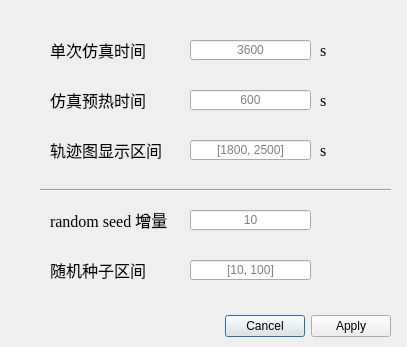
<?xml version="1.0" encoding="UTF-8"?>
<ui version="4.0">
 <class>SimData</class>
 <widget class="QDialog" name="SimData">
  <property name="geometry">
   <rect>
    <x>0</x>
    <y>0</y>
    <width>407</width>
    <height>347</height>
   </rect>
  </property>
  <property name="windowTitle">
   <string>仿真数据</string>
  </property>
  <property name="windowIcon">
   <iconset>
    <normaloff>icon_sub/simdata.png</normaloff>icon_sub/simdata.png</iconset>
  </property>
  <widget class="QDialogButtonBox" name="buttonBox_BaseDataCtro">
   <property name="geometry">
    <rect>
     <x>220</x>
     <y>310</y>
     <width>171</width>
     <height>32</height>
    </rect>
   </property>
   <property name="orientation">
    <enum>Qt::Horizontal</enum>
   </property>
   <property name="standardButtons">
    <set>QDialogButtonBox::Apply|QDialogButtonBox::Cancel</set>
   </property>
  </widget>
  <widget class="QLabel" name="label_Seedinterval">
   <property name="geometry">
    <rect>
     <x>50</x>
     <y>260</y>
     <width>101</width>
     <height>20</height>
    </rect>
   </property>
   <property name="font">
    <font>
     <family>宋体</family>
     <pointsize>12</pointsize>
    </font>
   </property>
   <property name="text">
    <string>随机种子区间</string>
   </property>
  </widget>
  <widget class="QLineEdit" name="lineEdit_Seedinterval">
   <property name="geometry">
    <rect>
     <x>190</x>
     <y>260</y>
     <width>121</width>
     <height>20</height>
    </rect>
   </property>
   <property name="inputMask">
    <string/>
   </property>
   <property name="text">
    <string/>
   </property>
   <property name="alignment">
    <set>Qt::AlignCenter</set>
   </property>
   <property name="dragEnabled">
    <bool>false</bool>
   </property>
   <property name="placeholderText">
    <string>[10, 100]</string>
   </property>
  </widget>
  <widget class="QLineEdit" name="lineEdit_Dertaseed">
   <property name="geometry">
    <rect>
     <x>190</x>
     <y>210</y>
     <width>121</width>
     <height>20</height>
    </rect>
   </property>
   <property name="inputMask">
    <string/>
   </property>
   <property name="text">
    <string/>
   </property>
   <property name="alignment">
    <set>Qt::AlignCenter</set>
   </property>
   <property name="dragEnabled">
    <bool>false</bool>
   </property>
   <property name="placeholderText">
    <string>10</string>
   </property>
  </widget>
  <widget class="QLabel" name="label_Dertaseed">
   <property name="geometry">
    <rect>
     <x>50</x>
     <y>210</y>
     <width>121</width>
     <height>20</height>
    </rect>
   </property>
   <property name="font">
    <font>
     <family>Times New Roman</family>
     <pointsize>12</pointsize>
    </font>
   </property>
   <property name="text">
    <string>random seed 增量</string>
   </property>
  </widget>
  <widget class="Line" name="line_4">
   <property name="geometry">
    <rect>
     <x>40</x>
     <y>180</y>
     <width>351</width>
     <height>20</height>
    </rect>
   </property>
   <property name="orientation">
    <enum>Qt::Horizontal</enum>
   </property>
  </widget>
  <widget class="QLabel" name="label_Bottime">
   <property name="geometry">
    <rect>
     <x>50</x>
     <y>90</y>
     <width>101</width>
     <height>20</height>
    </rect>
   </property>
   <property name="font">
    <font>
     <family>宋体</family>
     <pointsize>12</pointsize>
    </font>
   </property>
   <property name="text">
    <string>仿真预热时间</string>
   </property>
  </widget>
  <widget class="QLineEdit" name="lineEdit_Bottime">
   <property name="geometry">
    <rect>
     <x>190</x>
     <y>90</y>
     <width>121</width>
     <height>20</height>
    </rect>
   </property>
   <property name="inputMask">
    <string/>
   </property>
   <property name="text">
    <string/>
   </property>
   <property name="alignment">
    <set>Qt::AlignCenter</set>
   </property>
   <property name="dragEnabled">
    <bool>false</bool>
   </property>
   <property name="placeholderText">
    <string>600</string>
   </property>
  </widget>
  <widget class="QLabel" name="label_Simperiod">
   <property name="geometry">
    <rect>
     <x>50</x>
     <y>40</y>
     <width>101</width>
     <height>20</height>
    </rect>
   </property>
   <property name="font">
    <font>
     <family>宋体</family>
     <pointsize>12</pointsize>
    </font>
   </property>
   <property name="text">
    <string>单次仿真时间</string>
   </property>
  </widget>
  <widget class="QLabel" name="label_limspeedunint_3">
   <property name="geometry">
    <rect>
     <x>320</x>
     <y>90</y>
     <width>70</width>
     <height>20</height>
    </rect>
   </property>
   <property name="font">
    <font>
     <family>Times New Roman</family>
     <pointsize>12</pointsize>
    </font>
   </property>
   <property name="text">
    <string>s</string>
   </property>
  </widget>
  <widget class="QLineEdit" name="lineEdit_Simperiod">
   <property name="geometry">
    <rect>
     <x>190</x>
     <y>40</y>
     <width>121</width>
     <height>20</height>
    </rect>
   </property>
   <property name="inputMask">
    <string/>
   </property>
   <property name="text">
    <string/>
   </property>
   <property name="alignment">
    <set>Qt::AlignCenter</set>
   </property>
   <property name="dragEnabled">
    <bool>false</bool>
   </property>
   <property name="placeholderText">
    <string>3600</string>
   </property>
  </widget>
  <widget class="QLabel" name="label_greenspeedunint_2">
   <property name="geometry">
    <rect>
     <x>320</x>
     <y>40</y>
     <width>70</width>
     <height>20</height>
    </rect>
   </property>
   <property name="font">
    <font>
     <family>Times New Roman</family>
     <pointsize>12</pointsize>
    </font>
   </property>
   <property name="text">
    <string>s</string>
   </property>
  </widget>
  <widget class="QLabel" name="label__trishowunint">
   <property name="geometry">
    <rect>
     <x>320</x>
     <y>140</y>
     <width>70</width>
     <height>20</height>
    </rect>
   </property>
   <property name="font">
    <font>
     <family>Times New Roman</family>
     <pointsize>12</pointsize>
    </font>
   </property>
   <property name="text">
    <string>s</string>
   </property>
  </widget>
  <widget class="QLineEdit" name="lineEdit_trishowinput">
   <property name="geometry">
    <rect>
     <x>190</x>
     <y>140</y>
     <width>121</width>
     <height>20</height>
    </rect>
   </property>
   <property name="inputMask">
    <string/>
   </property>
   <property name="text">
    <string/>
   </property>
   <property name="alignment">
    <set>Qt::AlignCenter</set>
   </property>
   <property name="dragEnabled">
    <bool>false</bool>
   </property>
   <property name="placeholderText">
    <string>[1800, 2500]</string>
   </property>
  </widget>
  <widget class="QLabel" name="label_trishowinput">
   <property name="geometry">
    <rect>
     <x>50</x>
     <y>140</y>
     <width>111</width>
     <height>20</height>
    </rect>
   </property>
   <property name="font">
    <font>
     <family>宋体</family>
     <pointsize>12</pointsize>
    </font>
   </property>
   <property name="text">
    <string>轨迹图显示区间</string>
   </property>
  </widget>
 </widget>
 <resources/>
 <connections>
  <connection>
   <sender>buttonBox_BaseDataCtro</sender>
   <signal>accepted()</signal>
   <receiver>SimData</receiver>
   <slot>accept()</slot>
   <hints>
    <hint type="sourcelabel">
     <x>305</x>
     <y>325</y>
    </hint>
    <hint type="destinationlabel">
     <x>203</x>
     <y>173</y>
    </hint>
   </hints>
  </connection>
  <connection>
   <sender>buttonBox_BaseDataCtro</sender>
   <signal>rejected()</signal>
   <receiver>SimData</receiver>
   <slot>reject()</slot>
   <hints>
    <hint type="sourcelabel">
     <x>305</x>
     <y>325</y>
    </hint>
    <hint type="destinationlabel">
     <x>203</x>
     <y>173</y>
    </hint>
   </hints>
  </connection>
 </connections>
</ui>
